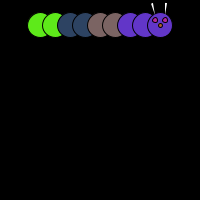
Frame 1 (no input)
Frame 60 (the mouse pressed at the canvas centre just before this capture): identical to frame 1, image omitted
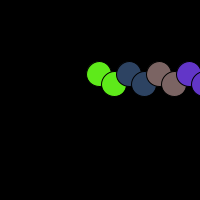
Frame 120 (the mouse held since frame 60 and released just before this capture)

The Processing sketch that drew these frames (run headless with seeded random() and noise(); from frame 60 on, the mouse is pressed at the canvas centre):

// Processing sketch: processing_100354
// ── processing_100354.pde

int a =0;
int y = 0;
int b =0;
int c =0;
int d =0;
int e =0;
int f =0;
int g =0;
int h = 0;
int i = 0;
int count = 0;
int z = 0;

void setup(){
size(200,200);
background(0);
}
void draw(){
background(0);
fill(94,234, 26);
ellipse(40+a, 25+z, 25, 25);
ellipse(55+b, 25+y, 25, 25);
fill(45,67,98);
ellipse(70+c, 25+z, 25, 25);
ellipse(85+d, 25+y, 25, 25);
fill(123,100,99);
ellipse(100+e, 25+z, 25, 25);
ellipse(115+f, 25+y, 25, 25);
fill(98,54,200);
ellipse(130+g, 25+z, 25, 25);
ellipse(145+h, 25+y, 25, 25);
ellipse(160+i, 25+y, 25, 25);
fill(180,40,155);
ellipse(155+i, 20+y, 5, 5);
ellipse(165+i, 20+y, 5, 5);
fill(180,99,32);
ellipse(160+i, 25+y,4,4);
fill(255);
arc(155+i,15+y,24,25,radians(250),radians(260));
arc(165+i,15+y,24,25,radians(270),radians(280));
if (mousePressed==true){
y++;
a++;
b++;
c++;
d++;
e++;
f++;
g++;
h++;
i++;
count++;
if(count >10){
z++;
}
}
}
